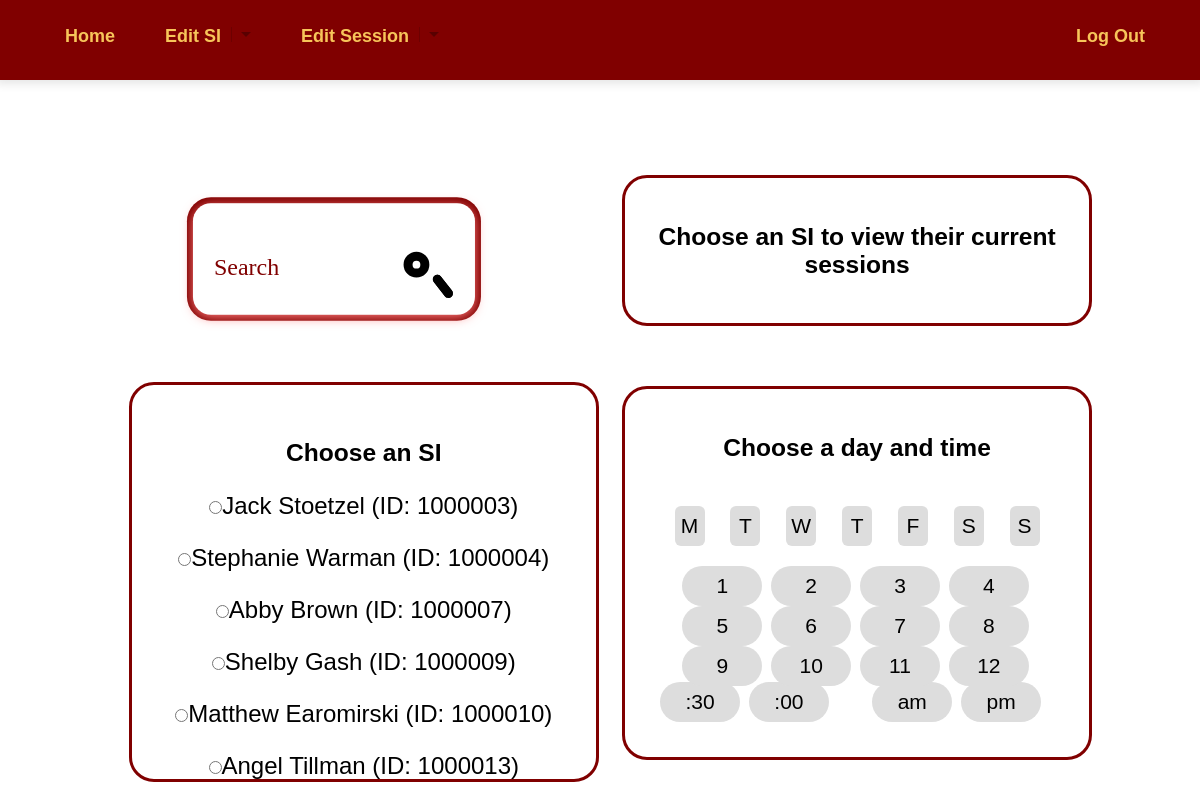
Page /add_session.php (signed in) on the committed database.
### tables this page shows
CREATE TABLE `Student` (
  `ID` int(11) NOT NULL,
  `name` varchar(20) DEFAULT NULL,
  `email` varchar(320) DEFAULT NULL,
  `password` varchar(100) NOT NULL,
  `major` varchar(100) DEFAULT NULL
);

### add_session.php (the view, shortened to what this page needs)
<!DOCTYPE html>
<html>
<head>
<link rel="stylesheet" href="https://cdnjs.cloudflare.com/ajax/libs/font-awesome/4.7.0/css/font-awesome.min.css">
	<link rel ="stylesheet" href="stylemenu.css">
	<link rel ="stylesheet" href="stylesheet.css">
	<link rel ="stylesheet" href="stylesearch.css">
</head>
<header>
<nav id="navigation">
  <ul class="links" style = "float:left;">
  <li><a href="admin_page.php">Home</a></li>
    <li class="dropdown"><a href="#" class="trigger-drop">Edit SI<i class="arrow"></i></a>
    </li>
    <li class="dropdown"><a href="#" class="trigger-drop">Edit Session<i class="arrow"></i></a>
    </li>
</ul>
<ul class ="links">
    <li><a href="logout.php">Log Out</a>
    </li>
  </ul>
</nav>
</header>
<body style = "padding: 70px;">
<div class ='text_column' style = "align:left; margin:2%; width:45%">
<div id="cover">
  <form method="post" action="#">
    <div class="tb">
      <div class="td"><input type="text" name = 'search' placeholder="Search"></div>
      <div class="td" id="s-cover">
        <button class = 'searchbutton' type="submit">
          <div id="s-circle"></div>
          <span></span>
        </button>
      </div>
    </div>
  </form>
</div>
 <div class = "column" style = 'width: 100%; float:left; padding: 20px; height:400px; text-align:center; overflow: hidden;'>
<div class = "scroll_bar">
<h3>Choose an SI </h3>
	<form action = "#" name=postlink method ='post'>
     <?php
	$connection = @mysqli_connect('localhost','swarman2','swarman2','SalisburySIDB');
	if(isset($_POST['search']))
	{
	$query = "select name,ID from Student,Supplemental_Instruction_Leader where Student_ID = ID and name like '%".$_POST['search']."%'";
	}
	else{
	$query = "select name,ID from Student,Supplemental_Instruction_Leader where Student_ID = ID";
	}
	$r = mysqli_query($connection, $query);
	while($row = mysqli_fetch_array($r))
	{
		echo "<p><input type = 'radio' name = 'choose-si' onclick='this.form.submit()' value = '".$row['ID']."'";
		if(isset($_SESSION['add-si-id']))
		{
			if($row['ID']==$_SESSION['add-si-id'])
			{
				echo" checked";
			}
		}
		echo ">".$row['name']."  (ID: ".$row['ID'].")</p>";
	}
?>
</form>
</div>
</div>
</div>
<div class = 'text_column' style = 'float:right; width: 45%; margin:0; '>
<div class = 'column' style = 'text-align:center; width: 45%; height:auto; width: 100%;'>
<div class = "colContent"><form action ="#" name = "addsession"  method = 'post' style ="width:100%; height:100%;" >
<?php
if (isset($_SESSION['add-si-id']))
{
	$connection = @mysqli_connect('localhost','swarman2','swarman2','SalisburySIDB');
	if($connection->connect_error) {
		die('Failed to Connect: '.$connection->connect_error);
	}
	$namequery = "select name from Student where ID = ".$_SESSION['add-si-id'];
	$nr = mysqli_query($connection, $namequery);
	$name_row = mysqli_fetch_array($nr);
	echo "<h3>".$name_row['name']." 's Sessions </h3>";
	$query = "select session_weekday,session_time from Session where SI_ID = ".$_SESSION['add-si-id'];
	$r = mysqli_query($connection, $query);
	while($row = mysqli_fetch_array($r))
	{
		echo "<p>".$row['session_weekday']." at  ". date('h:i a ', strtotime($row['session_time']))."</p>";
	}
	if(isset($_SESSION['day']) and isset($_SESSION['time'])and isset($_SESSION['half']) and isset($_SESSION['ampm']))
	{
		if($_SESSION['ampm']=='pm')
		{
			$t = $_SESSION['time']+12;
		}
		else
		{
			$t = $_SESSION['time'];
		}
		if($t == 12 or $t==24)
		{
			$t = $t - 12;
		}
		if($_SESSION['half']=='nothalf')
		{
			$_SESSION['date'] = $t.':00:00';
		}
		else
		{
			$_SESSION['date'] = $t.':30:00';
		}
		echo"<p style = 'color:#800000; font-weight:bold;'>".$_SESSION['day']." at ".date('h:i a',strtotime($_SESSION['date']))."</p>";
		echo"<button class ='button1' name = 'addSession' value = 'add'>Add Session</button>";
	}
}
else
{
	echo"<h3> Choose an SI to view their current sessions</h3>";
}
?>
</form>
</div>
</div>
<div class = 'column' style='text-align:center; height: auto; width:100%;' >
<div class = 'colContent'>
<h3>Choose a day and time</h3>
<div class="weekDays-selector">
<form action = '#' name = postday method = 'post' style = "padding-top:10px; height:60px;">
<?php
echo '/>
  <label for="weekday-mon">M</label>
  <input type="radio" id="weekday-tue" class="weekday" name="group" onclick="this.form.submit()" value = "Tuesday"';
echo '/>
  <label for="weekday-tue">T</label>
  <input type="radio" id="weekday-wed" class="weekday" name="group" onclick="this.form.submit()" value = "Wednesday"';
echo '/>
  <label for="weekday-wed">W</label>
  <input type="radio" id="weekday-thu" class="weekday" name="group" onclick="this.form.submit()" value = "Thursday"';
echo '/>
  <label for="weekday-thu">T</label>
  <input type="radio" id="weekday-fri" class="weekday" name="group" onclick="this.form.submit()" value = "Friday"';
echo '/>
  <label for="weekday-fri">F</label>
  <input type="radio" id="weekday-sat" class="weekday" name="group" onclick="this.form.submit()" value = "Saturday"';
echo '/>
  <label for="weekday-sat">S</label>
  <input type="radio" id="weekday-sun" class="weekday" name="group" onclick="this.form.submit()" value = "Sunday"';
echo '/>
  <label for="weekday-sun">S</label>
';
?>
</form>
</div>
<div class="time-selector" style = "margin-top:20px; width: 100%;">
<form action = '#' name = posttime method ='post'>
<?php
  echo'/>
  <label for="1oclk">1</label>
  <input type="radio" id="2oclk" class="time" name="group3"  onclick="this.form.submit()" value ="2"';
 echo '/>
  <label for="2oclk">2</label>
  <input type="radio" id="3oclk" class="time" name="group3"  onclick="this.form.submit()"  value ="3"';
  echo '/>
  <label for="3oclk">3</label>
  <input type="radio" id="4oclk" class="time" name="group3"  onclick="this.form.submit()"  value ="4"';
 echo '/>
  <label for="4oclk">4</label>
  <input type="radio" id="5oclk" class="time" name="group3"  onclick="this.form.submit()"  value ="5"';
echo' />
  <label for="5oclk">5</label>
  <input type="radio" id="6oclk" class="time" name="group3"  onclick="this.form.submit()"  value ="6"';
 echo '/>
  <label for="6oclk">6</label>
  <input type="radio" id="7oclk" class="time" name="group3"  onclick="this.form.submit()"  value ="7"';
 echo '/>
  <label for="7oclk">7</label>
  <input type="radio" id="8oclk" class="time" name="group3"  onclick="this.form.submit()"  value ="8"';
 echo '/>
  <label for="8oclk">8</label>
  <input type="radio" id="9oclk" class="time" name="group3"  onclick="this.form.submit()"  value ="9"';
 echo '/>
  <label for="9oclk">9</label>
  <input type="radio" id="10oclk" class="time" name="group3"  onclick="this.form.submit()"  value ="10"';
echo ' />
  <label for="10oclk">10</label>
  <input type="radio" id="11oclk" class="time" name="group3"  onclick="this.form.submit()"  value ="11"';
 echo ' />
  <label for="11oclk">11</label>
  <input type="radio" id="12oclk" class="time" name="group3"  onclick="this.form.submit()" value ="12"';
echo ' />
  <label for="12oclk">12</label>
';
?>
</form>
</div>
<div class="time-selector" style = " width: 100%; height:75px;">
<form action ="#" name = postampm method = 'post' style ="width:45%; float:right; margin-right:10px; margin-bottom:0; height:50px;" >
<?php
 echo ' />
 <label for="am">am</label>
 <input type = "radio" id="pm" class ="time" name ="ampm" onclick="this.form.submit()" value="pm"';
 echo ' />
 <label for="pm">pm</label>';
?>
</form>
<form action ="#" name = post30 method = 'post' style ="width:45%; float:left; margin-right:10px;height:50px;" >
<?php
 echo ' />
 <label for="half">:30</label>
 <input type = "radio" id="nothalf" class ="time" name ="half" onclick="this.form.submit()" value="nothalf"';
 echo ' />
 <label for="nothalf">:00</label>';
?>
</div>
</div>
  </div>
</div>
</body>
</html>

### stylemenu.css (style rules this page uses)
* { box-sizing: border-box; }
body { line-height: normal; font-size: 16px; font-family: sans-serif; }
a, a:hover { color: #33334d; text-decoration: none; font-weight: 600; }
nav { position: fixed; left: 0; right: 0; top: 0; height: 80px; background: #800000; box-shadow: 0 0px 9px 4px rgba(0, 0, 0, 0.1), 0 -5px 2px 2px rgba(0, 0, 0, 0.1); z-index: 1000; min-width: 580px; }
nav .links { float: right; margin-right: 30px; margin-bottom:0; margin-top: .5vw; position: relative; }
nav .links li { float: left; list-style: none; position: relative; margin: 10px; display: inline-block; }
nav .links li > a { position: relative; display: inline-block; padding: 0 10px; line-height: 30px; height: 30px; }
nav .links li > a[class^="trigger-"] { padding-right: 40px; }
nav .links li > a .arrow { position: absolute; width: 10px; height: 10px; top: 35%; text-align: center; right: 10px; border-width: 5px 5px 0 5px; border-style: solid; border-color: rgba(0, 0, 0, 0.3) transparent; }
nav .links li > a .arrow:after { content: ""; border-left: 1px solid rgba(0, 0, 0, 0.15); top: -10px; left: -15px; position: absolute; height: 15px; }

### stylesheet.css (style rules this page uses)
header { margin:0; }
body { color: black; background-color: white; margin-top: 75px; font-size:1.5vw; }
* { box-sizing: border-box; }
.column { float: right; width: 45%; padding-left: 10px; padding-right:10px; color:black; margin: 30px; border: solid; border-color:#800000; border-radius:25px; background-color: white; height:75vh; }
.colContent { padding: 20px; overflow-x: hidden; overflow-y: scroll; }
.text_column { float: left; font-size:1.75vw; width: 45%; margin-left: 20px; border: none; }
.scroll_bar { overflow: auto; padding: 10px; height: 675px; }
a { text-decoration:none; color :#F7C55A; }
p { font-family: 'Catamaran', sans-serif; color: black; font-size: 2vw; }
form { margin-top:20px; }
input[type=text] { margin-bottom:15px; border-radius:10px; height:40px; padding-top:5px; font-size:20px; }
li { font-family: 'Catamaran', sans-serif; padding: 5px; color: #F7C55A; }
.weekDays-selector input[type=radio] + label { display: inline-block; border-radius: 6px; background: #dddddd; width: 2.5vw; margin:10px; line-height: 40px; text-align: center; cursor: pointer; }
.time-selector input[type=radio] + label { display: inline-block; border-radius: 50px; background: #dddddd; height: 40px; width: 80px; margin-right: 3px; line-height: 40px; text-align: center; cursor: pointer; }

### stylesearch.css (style rules this page uses)
* { outline: none; }
.tb { display: table; width: 100%; }
.td { display: table-cell; vertical-align: middle; }
input, .searchbutton { color: #800000; font-family: Nunito; padding: 0; margin: 0; border: 0; background-color: transparent; }
#cover { padding: 35px; background-color: #fff; border-radius: 30px; box-shadow: 0 4px 20px #ff7c7c, 0 0 0 10px #800000; -webkit-transform: scale(0.6); transform: scale(0.6); }
form { height: 96px; }
input[type="text"] { width: 100%; height: 96px; font-size: 40px; }
input[type="text"]::placeholder { color: #800000; }
#s-cover { width: 1px; padding-left: 35px; }
.searchbutton { position: relative; display: block; width: 84px; height: 96px; cursor: pointer; }
#s-circle { position: relative; top: -8px; left: 0; width: 43px; height: 43px; margin-top: 0; margin-left:0; border-width: 15px; border: 15px solid black; background-color: transparent; border-radius: 50%; transition: 0.5s ease all; }
.searchbutton span { position: absolute; top: 68px; left: 43px; display: block; width: 45px; height: 15px; background-color: transparent; border-radius: 10px; -webkit-transform: rotateZ(52deg); transform: rotateZ(52deg); transition: 0.5s ease all; }
.searchbutton span:before, .searchbutton span:after { content: ''; position: absolute; bottom: 0; right: 0; width: 45px; height: 15px; background-color: black; border-radius: 10px; -webkit-transform: rotateZ(0); transform: rotateZ(0); transition: 0.5s ease all; }

### rows in the picture
student: name "Jack Stoetzel", ID "1000003"
student: name "Stephanie Warman", ID "1000004"
student: name "Abby Brown", ID "1000007"
student: name "Shelby Gash", ID "1000009"
student: name "Matthew Earomirski", ID "1000010"
student: name "Angel Tillman", ID "1000013"
